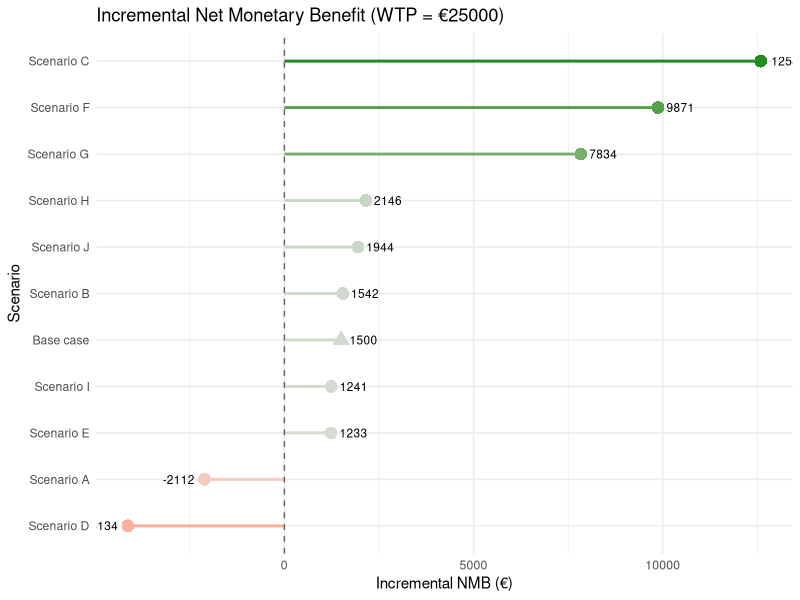
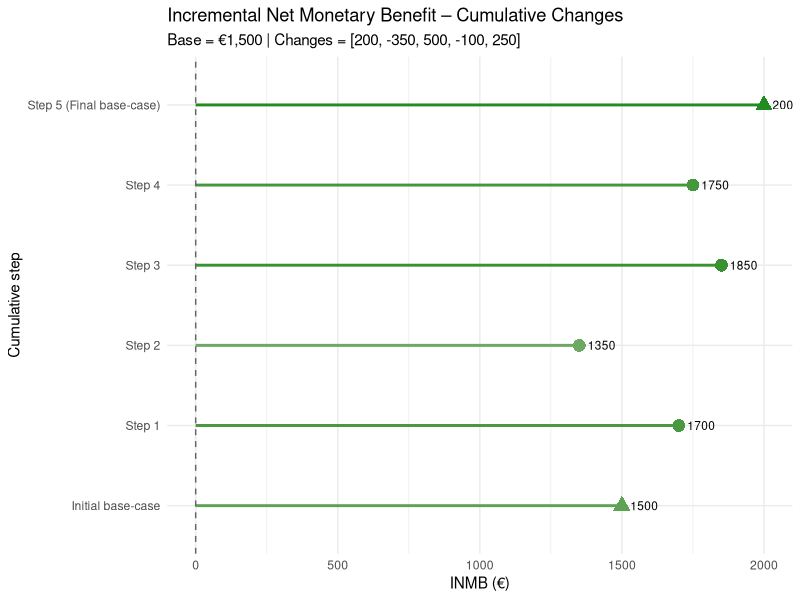
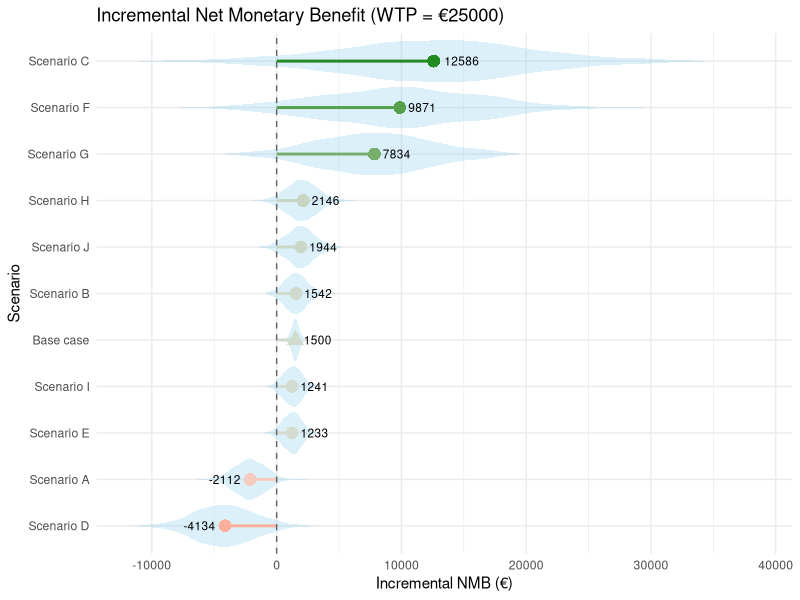

These charts were generated, in order, by the following R code:
# deterministic scenario analysis

library(ggplot2)
library(dplyr)

set.seed(42)

# --- Deterministic scenario results ---
scenario_results <- data.frame(
  scenario = paste("Scenario", LETTERS[1:10]),
  incremental_cost = runif(10, 8000, 20000),
  incremental_qaly = runif(10, 0.4, 1.0)
)

wtp <- 25000

scenario_results <- scenario_results %>% mutate(NMB = incremental_qaly * wtp - incremental_cost)

# Add base-case scenario with fixed INMB = 1500
base_case <- data.frame(
  scenario = "Base case",
  incremental_cost = NA,
  incremental_qaly = NA,
  NMB = 1500
)

scenario_results <- bind_rows(scenario_results, base_case)

# Reorder scenarios by deterministic NMB
scenario_results$scenario <- factor(scenario_results$scenario, 
                                    levels = scenario_results$scenario[order(scenario_results$NMB)])

# --- Plot (deterministic only) ---
ggplot() +
  # Lollipop sticks
  geom_segment(data = scenario_results,
               aes(x = scenario, xend = scenario, y = 0, yend = NMB, color = NMB),
               size = 1) +
  
  # Deterministic points
  geom_point(data = scenario_results,
             aes(x = scenario, y = NMB, color = NMB,
                 shape = ifelse(scenario == "Base case", "Base case", "Scenario")),
             size = 4) +
  
  # Horizontal reference line
  geom_hline(yintercept = 0, linetype = "dashed", color = "gray40") +
  
  # Color and shape scales
  scale_color_gradient2(low = "red", mid = "gray90", high = "forestgreen", midpoint = 0) +
  scale_shape_manual(values = c("Scenario" = 16, "Base case" = 17)) +
  
  # Labels and theme
  labs(title = paste0("Incremental Net Monetary Benefit (WTP = €", wtp, ")"),
       x = "Scenario", y = "Incremental NMB (€)") +
  theme_minimal() +
  coord_flip() +
  geom_text(data = scenario_results,
            aes(x = scenario, y = NMB, label = round(NMB, 0)),
            hjust = ifelse(scenario_results$NMB > 0, -0.3, 1.3),
            color = "black", size = 3) +
  theme(legend.position = "none")

# Stepwise ICERs

library(ggplot2)
library(dplyr)

# --- Inputs you can edit ---
base_nmb <- 1500
# Five incremental changes to the initial base-case (in €):
changes <- c(200, -350, 500, -100, 250)
# ---------------------------

stopifnot(length(changes) == 5)

# Step labels with explicit final naming
step_labels <- c(
  "Initial base-case",
  paste0("Step ", 1:4),
  "Step 5 (Final base-case)"
)

# Cumulative INMBs for initial + 5 steps
nmb_values <- base_nmb + cumsum(c(0, changes))

plot_df <- tibble(
  step = factor(step_labels, levels = step_labels),
  NMB  = nmb_values
) %>%
  mutate(
    # Shape: triangles for initial & final, circles for intermediates
    shape_group = case_when(
      step == "Initial base-case"        ~ "Initial/Final",
      step == "Step 5 (Final base-case)" ~ "Initial/Final",
      TRUE                               ~ "Intermediate"
    ),
    # Label position
    hjust_pos = if_else(NMB > 0, -0.3, 1.3)
  )

# --- Plot ---
ggplot(plot_df) +
  geom_segment(aes(x = step, xend = step, y = 0, yend = NMB, color = NMB), size = 1) +
  geom_point(aes(x = step, y = NMB, color = NMB, shape = shape_group), size = 4) +
  geom_hline(yintercept = 0, linetype = "dashed", color = "gray40") +
  geom_text(aes(x = step, y = NMB, label = round(NMB, 0), hjust = hjust_pos),
            color = "black", size = 3) +
  scale_color_gradient2(low = "red", mid = "gray90", high = "forestgreen", midpoint = 0) +
  scale_shape_manual(values = c("Intermediate" = 16, "Initial/Final" = 17)) +
  labs(
    title = "Incremental Net Monetary Benefit – Cumulative Changes",
    subtitle = paste0(
      "Base = €", format(base_nmb, big.mark = ","), 
      " | Changes = [", paste0(changes, collapse = ", "), "]"
    ),
    x = "Cumulative step", y = "INMB (€)"
  ) +
  theme_minimal() +
  coord_flip() +
  theme(legend.position = "none")


# Probabilistic Scenario analysis 

library(ggplot2)
library(dplyr)

set.seed(42)

# --- Deterministic scenario results ---
scenario_results <- data.frame(
  scenario = paste("Scenario", LETTERS[1:10]),
  incremental_cost = runif(10, 8000, 20000),
  incremental_qaly = runif(10, 0.4, 1.0)
)

wtp <- 25000

scenario_results <- scenario_results %>%
  mutate(NMB = incremental_qaly * wtp - incremental_cost)

# Add base-case scenario with fixed INMB = 1500
base_case <- data.frame(
  scenario = "Base case",
  incremental_cost = NA,
  incremental_qaly = NA,
  NMB = 1500
)

scenario_results <- bind_rows(scenario_results, base_case)

# Reorder scenarios by deterministic NMB
scenario_results$scenario <- factor(scenario_results$scenario, 
                                    levels = scenario_results$scenario[order(scenario_results$NMB)])

# --- PSA Simulation for each scenario ---
n_psa <- 1000
psa_data <- scenario_results %>%
  filter(scenario != "Base case") %>%
  rowwise() %>%
  do({
    data.frame(
      scenario = .$scenario,
      NMB = rnorm(n_psa, mean = .$NMB, sd = abs(.$NMB) * 0.6) # wide densities
    )
  })

# Add base case PSA with smaller variability
psa_base <- data.frame(
  scenario = "Base case",
  NMB = rnorm(n_psa, mean = 1500, sd = 300)
)

psa_data <- bind_rows(psa_data, psa_base)

# --- Plot ---
ggplot() +
  # PSA densities (cotton candy look)
  geom_violin(data = psa_data,
              aes(x = scenario, y = NMB, fill = scenario),
              alpha = 0.3, color = NA, scale = "width") +
  
  # Lollipop sticks
  geom_segment(data = scenario_results,
               aes(x = scenario, xend = scenario, y = 0, yend = NMB, color = NMB),
               size = 1) +
  
  # Deterministic points
  geom_point(data = scenario_results,
             aes(x = scenario, y = NMB, color = NMB,
                 shape = ifelse(scenario == "Base case", "Base case", "Scenario")),
             size = 4) +
  
  # Horizontal reference line
  geom_hline(yintercept = 0, linetype = "dashed", color = "gray40") +
  
  # Color and shape scales
  scale_color_gradient2(low = "red", mid = "gray90", high = "forestgreen", midpoint = 0) +
  scale_shape_manual(values = c("Scenario" = 16, "Base case" = 17)) +
  scale_fill_manual(values = rep("skyblue", length(unique(psa_data$scenario)))) +
  
  # Labels and theme
  labs(title = paste0("Incremental Net Monetary Benefit (WTP = €", wtp, ")"),
       x = "Scenario", y = "Incremental NMB (€)") +
  theme_minimal() +
  coord_flip() +
  geom_text(data = scenario_results,
            aes(x = scenario, y = NMB, label = round(NMB, 0)),
            hjust = ifelse(scenario_results$NMB > 0, -0.3, 1.3),
            color = "black", size = 3) +
  theme(legend.position = "none")
